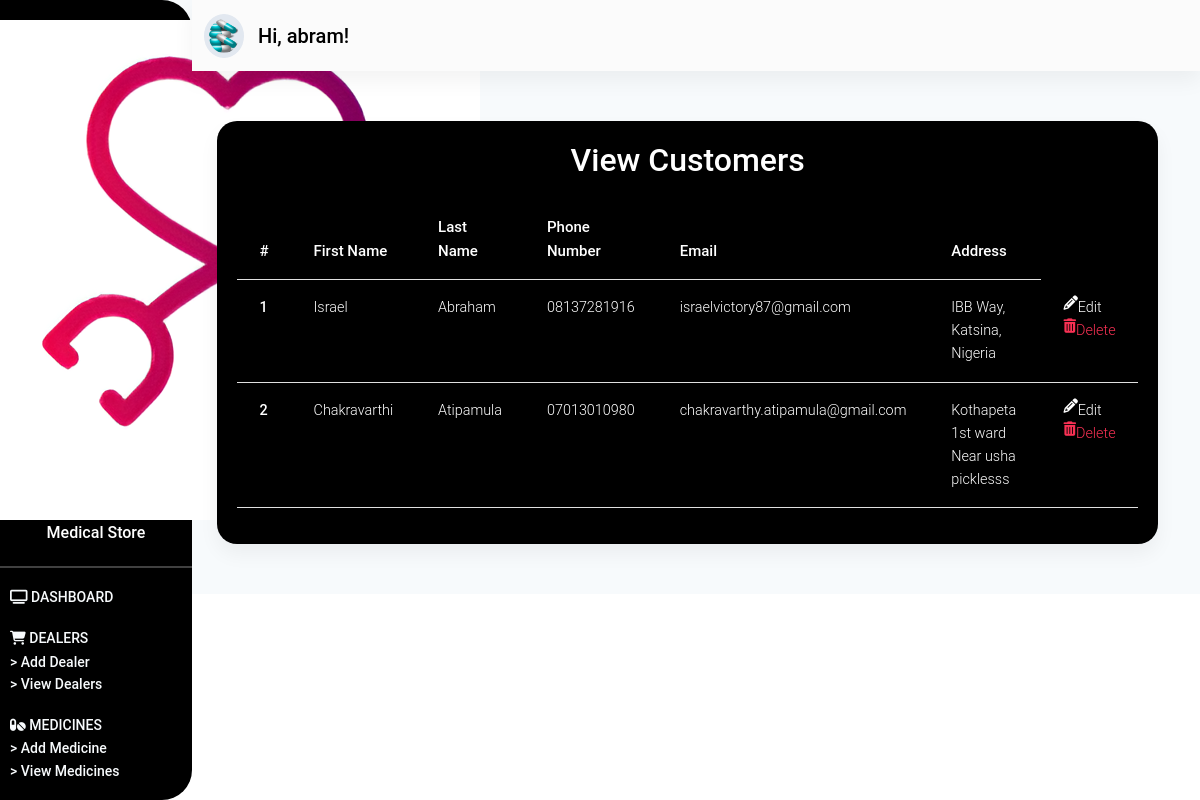
The page /customers/ (signed in) on the database its author committed.
### store/models.py (models this page shows, shortened)
class Customer(models.Model):
    fname = models.CharField(max_length=100)
    lname = models.CharField(max_length=100)
    address = models.TextField()
    phone_number = models.CharField(max_length=15)
    email = models.CharField(max_length=50)
    def get_update_url(self):
        return reverse("store:update-customer", kwargs={"pk": self.pk})
    def get_delete_url(self):
        return reverse("store:delete-customer", kwargs={"pk": self.pk})

### store/views.py (the view)
# urls.py: path('customers/', customers_page, name="view-customers"),
@login_required(login_url="/login/")
def customers_page(request):
    customers = Customer.objects.all()
    context = {
        "customers": customers
    }
    return render(request, "store/view-customers.html", context)

### store/templates/store/view-customers.html (shortened to what this page needs)
{% extends 'store/base.html' %}
{% load static %}
{% block content %}
<section id="dashboard_section" class="dashboard_section">
    {% include "store/_dashboard-admin.html" %}
    <div class="container-fluid">
        <div class="add_dealer">
            <div class="medicine__card card">
                <p class="h2">
                    View Customers
                </p>
                <div class="dealers__table table-responsive">
                    <table class="table">
                        <thead>
                            <tr>
                                <th scope="col">#</th>
                                <th scope="col">First Name</th>
                                <th scope="col">Last Name</th>
                                <th scope="col">Phone Number</th>
                                <th scope="col">Email</th>
                                <th scope="col">Address</th>
                            </tr>
                        </thead>
                        <tbody>
                            {% for customer in customers %}
                            <tr>
                                <th scope="row">{{ customer.id }}</th>
                                <td>{{ customer.fname }}</td>
                                <td>{{ customer.lname }}</td>
                                <td>{{ customer.phone_number }}</td>
                                <td>{{ customer.email }}</td>
                                <td>{{ customer.address }}</td>
                                <td>
                                    <a href="{{ customer.get_update_url }}" class="text-white d-flex">
                                        <i class="fa fa-pencil pr-3 mr-3" aria-hidden="true"></i> Edit
                                    </a>
                                    <a href="{{ customer.get_delete_url }}" class="text-danger d-flex">
                                        <i class="fa fa-trash" aria-hidden="true"></i> Delete
                                    </a>
                                </td>
                            </tr>
                            {% endfor %}
                        </tbody>
                    </table>
                </div>
            </div>
        </div>
    </div>
</section>
{% endblock content %}

### store/templates/store/_dashboard-admin.html (shortened to what this page needs)
{% load static %}
<div class="dashboard_header" id="sidebarToggleButton">
    <div class="dasboard_sidebar">
        <nav class="sidenav_bar sidenav-d-none" id="sideNavBar">
            <div class="dashboard_logo">
                <div class="logo_flex">
                    <span class="text">
                        Medical Store
                    </span>
                </div>
            </div>
            <hr class="hr_sidenav">
            <div class="sidebar_main">
                <ul class="sidebar">
                    <li class="sidebar_item">
                        <a href="{% url 'store:dashboard-admin' %}" class="item_link">
                            <i class="fa fa-television" aria-hidden="true"></i>
                            <span class="item_text sidebar_active">
                                Dashboard
                            </span>
                        </a>
                    </li>
                    <li class="sidebar_item">
                        <a class="item_link" id="dealerID">
                            <i class="fa fa-shopping-cart" aria-hidden="true"></i>
                            <span class="item_text">
                                Dealers
                            </span>
                        </a>
                        <div class="dealer__items" id="dealerItems">
                            <a href="{% url "store:add-dealer" %}" class="dealer__item">
                                > Add Dealer
                            </a>
                            <a href="{% url "store:view-dealers" %}" class="dealer__item">
                                > View Dealers
                            </a>
                        </div>
                    </li>
                    <li class="sidebar_item">
                        <a class="item_link" id="medicineID">
                            <i class="fas fa-pills    "></i>
                            <span class="item_text">
                                Medicines
                            </span>
                        </a>
                        <div class="medicine__items" id="medicineItems">
                            <a href="{% url 'store:add-medicine' %}" class="dealer__item">
                                > Add Medicine
                            </a>
                            <a href="{% url 'store:view-medicines' %}" class="dealer__item">
                                > View Medicines
                            </a>
                        </div>
                    </li>
                </ul>
            </div>
        </nav>
    </div>
    <div class="dashboard_navbar" id=mainNavBar>
        <nav class="navbar navbar-expand-sm navbar-light bg-light sticky-top">
            <div class="container-fluid">
                <a class="navbar-brand nav_image" href="#">
                    <img src="{% static 'images/medicine.png' %}" alt="" class="img-responsive">
                    <span class="nav_span" style="font-weight: 550;">
                        Hi, {{ request.user.username }}!
                    </span>
                </a>
            </div>
        </nav>
    </div>
</div>

### store/static/css/styles.css (style rules this page uses)
* { margin: 0%; padding: 0%; box-sizing: border-box; }
a.nav_image img { width: 40px; background-color: #e2e8f0; padding: 5px; color: #000 !important; border-radius: 50%; }
span.nav_span { font-weight: 550; color: #000; margin-left: 10px; }
span.sidebar_active { font-weight: 550; }
div.dashboard_navbar { margin-left: 12rem; }
nav.sidenav_bar { width: 12rem; height: 100%; padding-bottom: 50px; position: fixed; background: #000; border-radius: 0px 30px 30px 0px; }
div.dashboard_logo { margin-top: 20px; margin-bottom: 20px; text-align: center; }
div.dashboard_logo span.text { color: #fff !important; font-weight: 550; }
hr.hr_sidenav { background-color: #fff; height: 2px; }
ul.sidebar { list-style: none; padding: 0; margin: 0; display: flex; flex-direction: column; align-items: flex-start; margin-left: 10px; }
li.sidebar_item { margin-bottom: 1rem; }
li.sidebar_item a { color: #f7fafc; font-size: 14px; font-weight: 500; }
li.sidebar_item span.item_text { text-transform: uppercase; }
div.dealer__items, div.medicine__items, div.employee__items, div.customer__items, div.purchase__items { display: flex; flex-direction: column; }
a.dealer__item { color: #f7fafc; font-size: 14px; }
section.dashboard_section { --bg-opacity: 1; background-color: #f7fafc; background-size: contain; }
div.add_dealer { margin-top: 50px; padding-bottom: 50px; }
div.dealer__card, div.medicine__card, div.employee__card, div.customer__card, div.purchase__card, div.confirm__card { padding: 20px; background-color: #000; width: 80%; margin: auto; margin-right: 30px; border-radius: 20px; }
div.dealer__card p.h2, div.medicine__card p.h2, div.employee__card p.h2, div.customer__card p.h2, div.purchase__card p.h2, div.confirm__card p.h2 { text-align: center; color: #fff; margin-bottom: 20px; font-weight: 550; }
div.dealers__table table.table { width: 100% !important; color: #fff; }
div.dealers__table table.table thead { font-size: 15px; font-weight: 600 !important; }

### rows shown on the page
Customer: id "1", fname "Israel", lname "Abraham", phone_number "08137281916", email "israelvictory87@gmail.com", address "IBB Way, Katsina, Nigeria"
Customer: id "2", fname "Chakravarthi", lname "Atipamula", phone_number "07013010980", email "chakravarthy.atipamula@gmail.com", address "Kothapeta 1st ward Near usha picklesss"

### other values the page prints
{{ request.user.username }} "abram"
